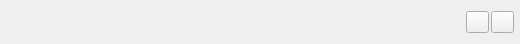
<?xml version="1.0" encoding="UTF-8"?>
<ui version="4.0">
 <class>OtpItem</class>
 <widget class="QWidget" name="OtpItem">
  <property name="geometry">
   <rect>
    <x>0</x>
    <y>0</y>
    <width>520</width>
    <height>44</height>
   </rect>
  </property>
  <property name="sizePolicy">
   <sizepolicy hsizetype="Preferred" vsizetype="Fixed">
    <horstretch>0</horstretch>
    <verstretch>0</verstretch>
   </sizepolicy>
  </property>
  <property name="windowTitle">
   <string notr="true"/>
  </property>
  <layout class="QHBoxLayout" name="layout_row" stretch="1,0,0,0">
   <property name="spacing">
    <number>12</number>
   </property>
   <property name="leftMargin">
    <number>6</number>
   </property>
   <property name="topMargin">
    <number>4</number>
   </property>
   <property name="rightMargin">
    <number>6</number>
   </property>
   <property name="bottomMargin">
    <number>4</number>
   </property>
   <item>
    <layout class="QVBoxLayout" name="layout_names">
     <property name="spacing">
      <number>1</number>
     </property>
     <item>
      <spacer name="spacer_names_top">
       <property name="orientation">
        <enum>Qt::Orientation::Vertical</enum>
       </property>
       <property name="sizeHint" stdset="0">
        <size>
         <width>0</width>
         <height>0</height>
        </size>
       </property>
      </spacer>
     </item>
     <item>
      <widget class="QLabel" name="name">
       <property name="sizePolicy">
        <sizepolicy hsizetype="Ignored" vsizetype="Fixed">
         <horstretch>0</horstretch>
         <verstretch>0</verstretch>
        </sizepolicy>
       </property>
       <property name="text">
        <string notr="true"/>
       </property>
       <property name="textFormat">
        <enum>Qt::TextFormat::PlainText</enum>
       </property>
      </widget>
     </item>
     <item>
      <widget class="QLabel" name="account">
       <property name="sizePolicy">
        <sizepolicy hsizetype="Ignored" vsizetype="Fixed">
         <horstretch>0</horstretch>
         <verstretch>0</verstretch>
        </sizepolicy>
       </property>
       <property name="text">
        <string notr="true"/>
       </property>
       <property name="textFormat">
        <enum>Qt::TextFormat::PlainText</enum>
       </property>
       <property name="role" stdset="false">
        <string notr="true">hint</string>
       </property>
      </widget>
     </item>
     <item>
      <spacer name="spacer_names_bottom">
       <property name="orientation">
        <enum>Qt::Orientation::Vertical</enum>
       </property>
       <property name="sizeHint" stdset="0">
        <size>
         <width>0</width>
         <height>0</height>
        </size>
       </property>
      </spacer>
     </item>
    </layout>
   </item>
   <item>
    <widget class="QLabel" name="code">
     <property name="minimumSize">
      <size>
       <width>150</width>
       <height>0</height>
      </size>
     </property>
     <property name="styleSheet">
      <string notr="true">font-family: &quot;JetBrains Mono&quot;, &quot;Consolas&quot;; font-size: 19px; font-weight: 500; letter-spacing: 1px;</string>
     </property>
     <property name="text">
      <string notr="true"/>
     </property>
     <property name="alignment">
      <set>Qt::AlignmentFlag::AlignRight|Qt::AlignmentFlag::AlignVCenter</set>
     </property>
     <property name="textInteractionFlags">
      <set>Qt::TextInteractionFlag::NoTextInteraction</set>
     </property>
    </widget>
   </item>
   <item alignment="Qt::AlignmentFlag::AlignVCenter">
    <widget class="QLabel" name="timer_text">
     <property name="minimumSize">
      <size>
       <width>44</width>
       <height>0</height>
      </size>
     </property>
     <property name="text">
      <string notr="true"/>
     </property>
     <property name="alignment">
      <set>Qt::AlignmentFlag::AlignCenter</set>
     </property>
     <property name="role" stdset="false">
      <string notr="true">tag</string>
     </property>
    </widget>
   </item>
   <item>
    <widget class="QWidget" name="actions" native="true">
     <layout class="QHBoxLayout" name="layout_actions">
      <property name="spacing">
       <number>2</number>
      </property>
      <property name="leftMargin">
       <number>0</number>
      </property>
      <property name="topMargin">
       <number>0</number>
      </property>
      <property name="rightMargin">
       <number>0</number>
      </property>
      <property name="bottomMargin">
       <number>0</number>
      </property>
      <item>
       <widget class="QToolButton" name="copy">
        <property name="toolTip">
         <string>Copy code</string>
        </property>
        <property name="iconSize">
         <size>
          <width>15</width>
          <height>15</height>
         </size>
        </property>
       </widget>
      </item>
      <item>
       <widget class="QToolButton" name="more">
        <property name="toolTip">
         <string>Actions</string>
        </property>
        <property name="iconSize">
         <size>
          <width>15</width>
          <height>15</height>
         </size>
        </property>
       </widget>
      </item>
     </layout>
    </widget>
   </item>
  </layout>
 </widget>
 <resources/>
 <connections/>
</ui>
